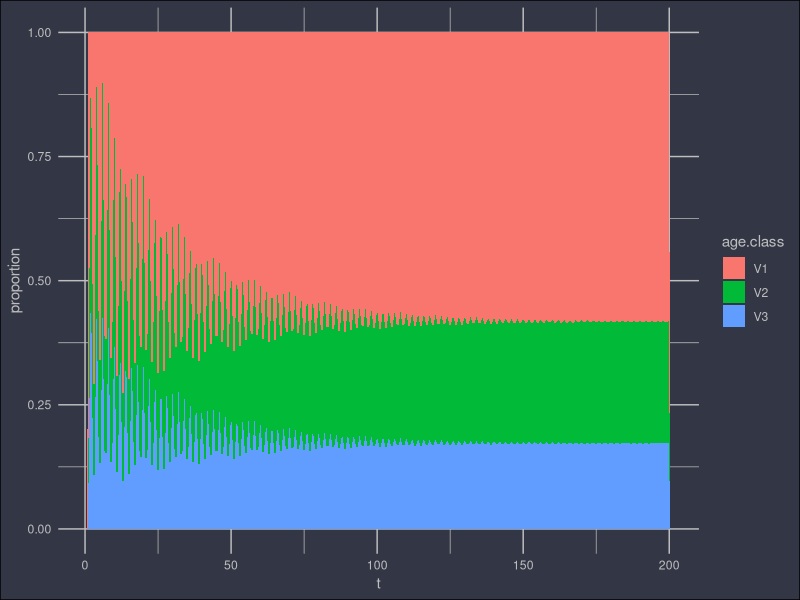
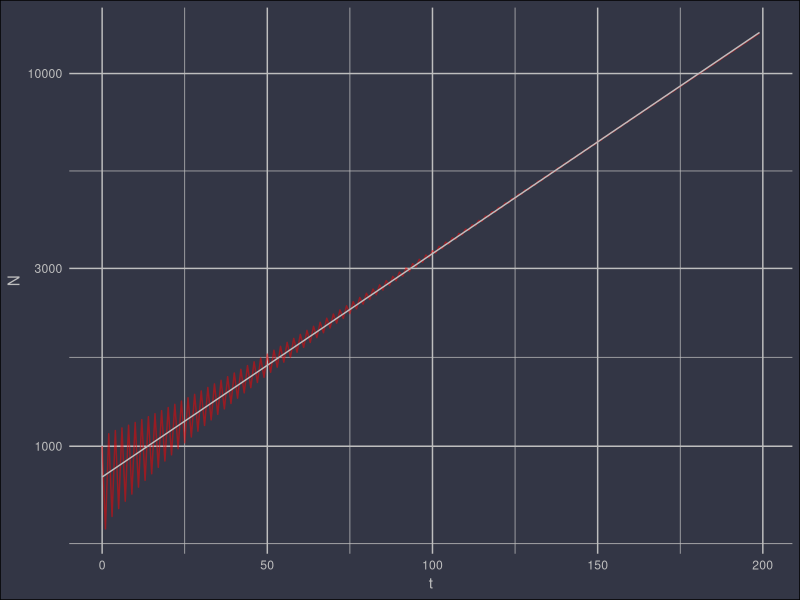
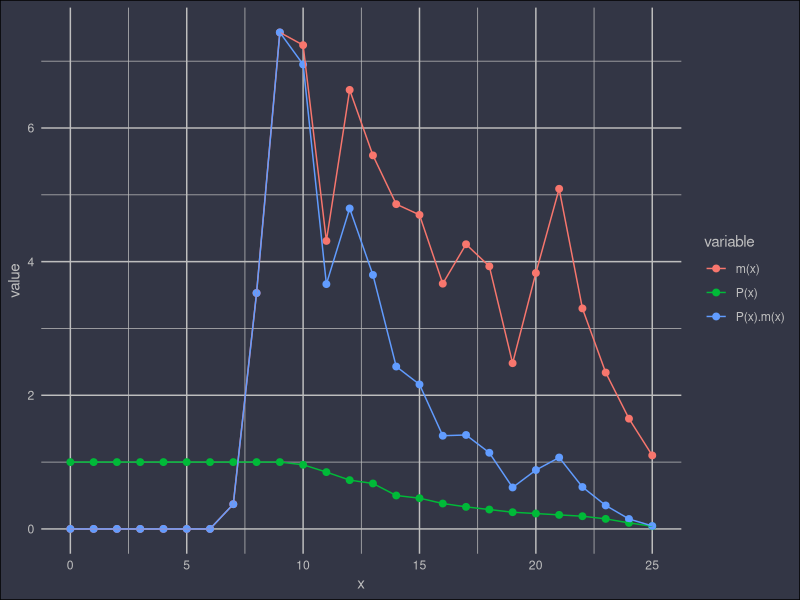

Source code (R) for these figures, in order:
## ---- chunk 1
library(tidyverse)
## ---- chunk 2
trans = matrix(
  c(0.0, 0.3, 0.3,
    0.3, 0.3, 0.0,
    3.0, 0.0, 0.0),
  ncol = 3,byrow = T
  )
rownames(trans) = c('V1','V2','V3')
colnames(trans) = c('V1','V2','V3')
trans

Tmax = 200
N = matrix(rep(0, Tmax*3), nrow = 3)
N[1,1] = 1000
for(t in 2:Tmax) N[, t] = N[, t-1] %*% trans
## ---- chunk 3
# plot
ages = as.data.frame(t(N))
ages$total = rowSums(ages)
ages$t = 1:Tmax
agesl = gather(ages, age.class, value, -t, - total)
ggplot(agesl) + 
  geom_area(aes(t, value/total, fill = age.class)) +
  ylab('proportion')+
  theme_minimal() +
  theme(
    plot.background = element_rect(fill = rgb(0.2,0.21,0.27)),
    text = element_text(colour = 'grey'), 
    axis.text = element_text(colour = 'grey'), 
    panel.grid = element_line(colour = 'grey')
  )
## ---- chunk 4
df = data.frame(
      t = 0:(Tmax-1),
      N = colSums(N)
     )
knitr::kable(df[seq(0,200, by = 20),],digits = 0, align = c('r','r','r'))

## ---- chunk 5

lm1 = lm(log(N) ~ t , data = df)
coef(lm1)
## ---- chunk 6
# plot 
df$pred = predict(lm1)
ggplot(df) +
  geom_line(aes(t,N), colour = 'red', alpha = 0.5) + 
  geom_line(aes(t,exp(pred)), colour = 'grey') + 
  theme_minimal() +
  theme(
    plot.background = element_rect(fill = rgb(.2,.21,.27)),
    text = element_text(colour = 'grey'), 
    axis.text = element_text(colour = 'grey'), 
    panel.grid = element_line(colour = 'grey')
  ) +
  scale_y_log10()
  
## ---- chunk 7
N1_stable = 1000*N[,Tmax]/sum(N[,Tmax])
N = matrix(rep(0, Tmax*3), nrow = 3)
N[,1] = N1_stable 

for(t in 2:Tmax) N[, t] = N[, t-1] %*% trans

df = data.frame(
      t = 0:(Tmax-1),
      N = colSums(N)
     )

lm1 = lm(log(N) ~ t , data = df)
coef(lm1)

## ---- chunk 8
exp(coef(lm1)[1])
## ---- chunk 9
mite = read_csv('../../data/AtlanticSpiderMite_CareyBradley1982.csv')
knitr::kable(mite, align = c('r','r','r'))

## ---- chunk 10
# plot 

mite$`P(x).m(x)` = mite$`P(x)`*mite$`m(x)`
dw = mite %>% gather(variable, value, -x)
ggplot(dw) +
  geom_point(aes(x,value, colour = variable), size = 2) +  
  geom_line(aes(x,value, colour = variable)) +
  theme_minimal() +
  theme(
    plot.background = element_rect(fill = rgb(.2,.21,.27)),
    text = element_text(colour = 'grey'), 
    axis.text = element_text(colour = 'grey'), 
    panel.grid = element_line(colour = 'grey')
  )
  
